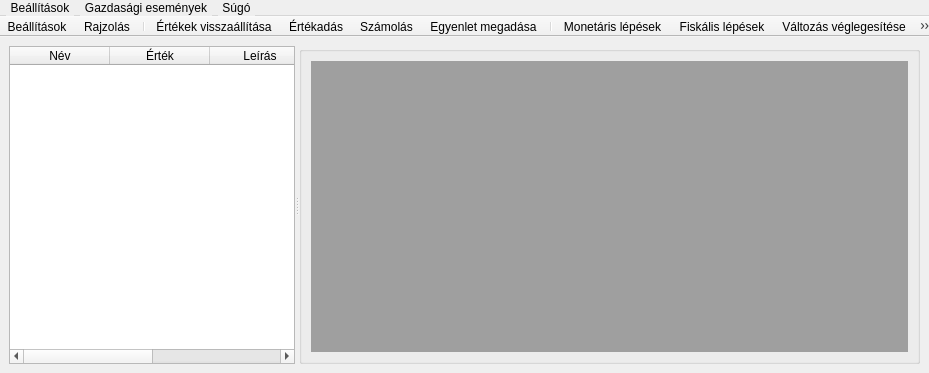
<?xml version="1.0" encoding="UTF-8"?>
<ui version="4.0">
 <class>MainWindow</class>
 <widget class="QMainWindow" name="MainWindow">
  <property name="windowModality">
   <enum>Qt::ApplicationModal</enum>
  </property>
  <property name="geometry">
   <rect>
    <x>0</x>
    <y>0</y>
    <width>929</width>
    <height>373</height>
   </rect>
  </property>
  <property name="windowTitle">
   <string>Economy Displayer</string>
  </property>
  <property name="styleSheet">
   <string notr="true"> QMenu {
     background-color: #ABABAB; /* sets background of the menu */
     border: 1px solid black;
 }

 QMenu::item {
     /* sets background of menu item. set this to something non-transparent
         if you want menu color and menu item color to be different */
     background-color: transparent;
 }

QMenu::item:selected { /* when user selects item using mouse or keyboard */
     background-color: qlineargradient(spread:pad, x1:0, y1:0, x2:0, y2:1, stop:0 rgb(255, 255, 255), stop:1 rgb(189, 189, 189))
 }

QMenuBar {
     background-color: qlineargradient(x1:0, y1:0, x2:0, y2:1,
                                       stop:0 lightgray, stop:1 darkgray);
 }

 QMenuBar::item {
     spacing: 3px; /* spacing between menu bar items */
     padding: 1px 4px;
     background: transparent;
     border-radius: 4px;
 }

 QMenuBar::item:selected { /* when selected using mouse or keyboard */
     background: #a8a8a8;
 }

 QMenuBar::item:pressed {
     background: #888888;
 }

 QToolBar {
     background: qlineargradient(x1:0, y1:0, x2:0, y2:1,
                                       stop:1 lightgray, stop:0 darkgray);
     spacing: 3px; /* spacing between items in the tool bar */
 }

QDialog {
	background: qlineargradient(spread:pad, x1:0, y1:0, x2:0, y2:1, stop:0 		rgba(100, 100, 100, 255), stop:1 rgba(255, 255, 255, 255));
}

QListView, QTreeView{
	background: qlineargradient(spread:pad, x2:0, y2:0, x1:0, y1:1, stop:0 		rgba(100, 100, 100, 100), stop:1 rgba(255, 255, 255, 255));
}
</string>
  </property>
  <widget class="QWidget" name="centralwidget">
   <layout class="QGridLayout" name="gridLayout_2">
    <item row="0" column="0">
     <widget class="QSplitter" name="splitter">
      <property name="sizePolicy">
       <sizepolicy hsizetype="Preferred" vsizetype="Preferred">
        <horstretch>0</horstretch>
        <verstretch>0</verstretch>
       </sizepolicy>
      </property>
      <property name="orientation">
       <enum>Qt::Horizontal</enum>
      </property>
      <property name="opaqueResize">
       <bool>true</bool>
      </property>
      <widget class="QTableWidget" name="valuesTableWidget">
       <property name="styleSheet">
        <string notr="true"/>
       </property>
       <property name="alternatingRowColors">
        <bool>true</bool>
       </property>
       <attribute name="verticalHeaderVisible">
        <bool>false</bool>
       </attribute>
       <column>
        <property name="text">
         <string>Név</string>
        </property>
       </column>
       <column>
        <property name="text">
         <string>Érték</string>
        </property>
       </column>
       <column>
        <property name="text">
         <string>Leírás</string>
        </property>
       </column>
       <column>
        <property name="text">
         <string>Változás</string>
        </property>
       </column>
      </widget>
      <widget class="QGroupBox" name="groupBox">
       <property name="sizePolicy">
        <sizepolicy hsizetype="Preferred" vsizetype="Preferred">
         <horstretch>0</horstretch>
         <verstretch>0</verstretch>
        </sizepolicy>
       </property>
       <property name="title">
        <string/>
       </property>
       <layout class="QGridLayout" name="gridLayout">
        <item row="0" column="0">
         <layout class="QGridLayout" name="mainLayout">
          <item row="0" column="0">
           <widget class="QMdiArea" name="mdi">
            <property name="styleSheet">
             <string notr="true"/>
            </property>
           </widget>
          </item>
         </layout>
        </item>
       </layout>
      </widget>
     </widget>
    </item>
   </layout>
  </widget>
  <widget class="QMenuBar" name="menubar">
   <property name="geometry">
    <rect>
     <x>0</x>
     <y>0</y>
     <width>929</width>
     <height>16</height>
    </rect>
   </property>
   <widget class="QMenu" name="menuBe_ll_t_sok">
    <property name="title">
     <string>Beállítások</string>
    </property>
    <addaction name="actionModul_megnyit_sa"/>
    <addaction name="actionRajzol_s"/>
    <addaction name="action_rt_kad_s"/>
    <addaction name="actionResetVariables"/>
    <addaction name="actionShowNoValue"/>
    <addaction name="separator"/>
    <addaction name="actionTeljes_k_perny_s_m_d"/>
    <addaction name="actionBe_ll_t_sok"/>
    <addaction name="actionKil_p_s"/>
   </widget>
   <widget class="QMenu" name="menuGazdas_gi_esem_nyek">
    <property name="title">
     <string>Gazdasági események</string>
    </property>
    <addaction name="actionMonet_ris_l_p_sek"/>
    <addaction name="actionFisk_lis_l_p_sek"/>
    <addaction name="separator"/>
    <addaction name="actionK_ls_sokkok"/>
   </widget>
   <widget class="QMenu" name="menuSeg_ts_g">
    <property name="title">
     <string>Súgó</string>
    </property>
    <addaction name="actionN_vjegy"/>
    <addaction name="actionQt_n_vjegy"/>
   </widget>
   <addaction name="menuBe_ll_t_sok"/>
   <addaction name="menuGazdas_gi_esem_nyek"/>
   <addaction name="menuSeg_ts_g"/>
  </widget>
  <widget class="QToolBar" name="toolBar">
   <property name="windowTitle">
    <string>toolBar</string>
   </property>
   <property name="movable">
    <bool>false</bool>
   </property>
   <property name="iconSize">
    <size>
     <width>40</width>
     <height>40</height>
    </size>
   </property>
   <property name="toolButtonStyle">
    <enum>Qt::ToolButtonTextUnderIcon</enum>
   </property>
   <property name="floatable">
    <bool>false</bool>
   </property>
   <attribute name="toolBarArea">
    <enum>TopToolBarArea</enum>
   </attribute>
   <attribute name="toolBarBreak">
    <bool>false</bool>
   </attribute>
   <addaction name="actionBe_ll_t_sok"/>
   <addaction name="actionRajzol_s"/>
   <addaction name="separator"/>
   <addaction name="actionResetVariables"/>
   <addaction name="action_rt_kad_s"/>
   <addaction name="actionSz_mol_s"/>
   <addaction name="actionEgyenlet_megad_sa"/>
   <addaction name="separator"/>
   <addaction name="actionMonet_ris_l_p_sek"/>
   <addaction name="actionFisk_lis_l_p_sek"/>
   <addaction name="actionV_ltoz_s_v_gleges_t_se"/>
   <addaction name="actionV_ltoz_s_visszavon_sa"/>
   <addaction name="separator"/>
   <addaction name="actionKil_p_s"/>
  </widget>
  <action name="actionRajzol_s">
   <property name="icon">
    <iconset resource="icons.qrc">
     <normaloff>:/icons/icons/ikon1-ceruza copy.png</normaloff>:/icons/icons/ikon1-ceruza copy.png</iconset>
   </property>
   <property name="text">
    <string>Rajzolás</string>
   </property>
   <property name="toolTip">
    <string>Egyenesek rajzolása</string>
   </property>
   <property name="menuRole">
    <enum>QAction::ApplicationSpecificRole</enum>
   </property>
  </action>
  <action name="action_rt_kad_s">
   <property name="icon">
    <iconset resource="icons.qrc">
     <normaloff>:/icons/icons/ikon11-x copy.png</normaloff>:/icons/icons/ikon11-x copy.png</iconset>
   </property>
   <property name="text">
    <string>Értékadás</string>
   </property>
  </action>
  <action name="actionMonet_ris_l_p_sek">
   <property name="enabled">
    <bool>true</bool>
   </property>
   <property name="icon">
    <iconset resource="icons.qrc">
     <normaloff>:/icons/icons/ikon3-erme copy.png</normaloff>:/icons/icons/ikon3-erme copy.png</iconset>
   </property>
   <property name="text">
    <string>Monetáris lépések</string>
   </property>
  </action>
  <action name="actionFisk_lis_l_p_sek">
   <property name="enabled">
    <bool>true</bool>
   </property>
   <property name="icon">
    <iconset resource="icons.qrc">
     <normaloff>:/icons/icons/ikon5-fp2 copy.png</normaloff>:/icons/icons/ikon5-fp2 copy.png</iconset>
   </property>
   <property name="text">
    <string>Fiskális lépések</string>
   </property>
  </action>
  <action name="actionK_ls_sokkok">
   <property name="enabled">
    <bool>false</bool>
   </property>
   <property name="text">
    <string>Külső sokkok</string>
   </property>
  </action>
  <action name="actionResetVariables">
   <property name="icon">
    <iconset resource="icons.qrc">
     <normaloff>:/icons/icons/ikon6-reset copy.png</normaloff>:/icons/icons/ikon6-reset copy.png</iconset>
   </property>
   <property name="text">
    <string>Értékek visszaállítása</string>
   </property>
   <property name="toolTip">
    <string>Értékek visszaállítása</string>
   </property>
  </action>
  <action name="actionShowNoValue">
   <property name="checkable">
    <bool>true</bool>
   </property>
   <property name="checked">
    <bool>false</bool>
   </property>
   <property name="text">
    <string>null érték látszódik</string>
   </property>
  </action>
  <action name="actionKil_p_s">
   <property name="icon">
    <iconset resource="icons.qrc">
     <normaloff>:/icons/icons/ikon10-exit copy.png</normaloff>:/icons/icons/ikon10-exit copy.png</iconset>
   </property>
   <property name="text">
    <string>Kilépés</string>
   </property>
  </action>
  <action name="actionSz_mol_s">
   <property name="checkable">
    <bool>false</bool>
   </property>
   <property name="icon">
    <iconset resource="icons.qrc">
     <normaloff>:/icons/icons/ikon2-gyok copy.png</normaloff>:/icons/icons/ikon2-gyok copy.png</iconset>
   </property>
   <property name="text">
    <string>Számolás</string>
   </property>
   <property name="toolTip">
    <string>Számolás</string>
   </property>
  </action>
  <action name="actionTeljes_k_perny_s_m_d">
   <property name="checkable">
    <bool>true</bool>
   </property>
   <property name="checked">
    <bool>true</bool>
   </property>
   <property name="text">
    <string>Teljes képernyős mód</string>
   </property>
  </action>
  <action name="actionN_vjegy">
   <property name="text">
    <string>Névjegy</string>
   </property>
  </action>
  <action name="actionQt_n_vjegy">
   <property name="text">
    <string>Qt névjegy</string>
   </property>
  </action>
  <action name="actionV_ltoz_s_v_gleges_t_se">
   <property name="enabled">
    <bool>true</bool>
   </property>
   <property name="icon">
    <iconset resource="icons.qrc">
     <normaloff>:/icons/icons/ikon7-pipa1 copy.png</normaloff>:/icons/icons/ikon7-pipa1 copy.png</iconset>
   </property>
   <property name="text">
    <string>Változás véglegesítése</string>
   </property>
   <property name="toolTip">
    <string>Változás véglegesítése</string>
   </property>
  </action>
  <action name="actionV_ltoz_s_visszavon_sa">
   <property name="enabled">
    <bool>true</bool>
   </property>
   <property name="icon">
    <iconset resource="icons.qrc">
     <normaloff>:/icons/icons/ikon8-vissza copy.png</normaloff>:/icons/icons/ikon8-vissza copy.png</iconset>
   </property>
   <property name="text">
    <string>Változás visszavonása</string>
   </property>
   <property name="toolTip">
    <string>Változás visszavonása</string>
   </property>
  </action>
  <action name="actionBe_ll_t_sok">
   <property name="icon">
    <iconset resource="icons.qrc">
     <normaloff>:/icons/icons/ikon9-options copy.png</normaloff>:/icons/icons/ikon9-options copy.png</iconset>
   </property>
   <property name="text">
    <string>Beállítások</string>
   </property>
  </action>
  <action name="actionEgyenlet_megad_sa">
   <property name="icon">
    <iconset resource="icons.qrc">
     <normaloff>:/icons/icons/ikon5-ygx copy.png</normaloff>:/icons/icons/ikon5-ygx copy.png</iconset>
   </property>
   <property name="text">
    <string>Egyenlet megadása</string>
   </property>
  </action>
  <action name="actionModul_megnyit_sa">
   <property name="text">
    <string>Modul megnyitása</string>
   </property>
  </action>
 </widget>
 <resources>
  <include location="icons.qrc"/>
 </resources>
 <connections>
  <connection>
   <sender>actionKil_p_s</sender>
   <signal>triggered(bool)</signal>
   <receiver>MainWindow</receiver>
   <slot>close()</slot>
   <hints>
    <hint type="sourcelabel">
     <x>-1</x>
     <y>-1</y>
    </hint>
    <hint type="destinationlabel">
     <x>378</x>
     <y>163</y>
    </hint>
   </hints>
  </connection>
  <connection>
   <sender>actionSz_mol_s</sender>
   <signal>triggered(bool)</signal>
   <receiver>MainWindow</receiver>
   <slot>calculate()</slot>
   <hints>
    <hint type="sourcelabel">
     <x>-1</x>
     <y>-1</y>
    </hint>
    <hint type="destinationlabel">
     <x>378</x>
     <y>163</y>
    </hint>
   </hints>
  </connection>
  <connection>
   <sender>actionTeljes_k_perny_s_m_d</sender>
   <signal>triggered(bool)</signal>
   <receiver>MainWindow</receiver>
   <slot>setFullscreenMode(bool)</slot>
   <hints>
    <hint type="sourcelabel">
     <x>-1</x>
     <y>-1</y>
    </hint>
    <hint type="destinationlabel">
     <x>378</x>
     <y>163</y>
    </hint>
   </hints>
  </connection>
  <connection>
   <sender>actionV_ltoz_s_visszavon_sa</sender>
   <signal>triggered(bool)</signal>
   <receiver>MainWindow</receiver>
   <slot>undoPolicy()</slot>
   <hints>
    <hint type="sourcelabel">
     <x>-1</x>
     <y>-1</y>
    </hint>
    <hint type="destinationlabel">
     <x>378</x>
     <y>163</y>
    </hint>
   </hints>
  </connection>
 </connections>
 <slots>
  <slot>calculate()</slot>
  <slot>setFullscreenMode(bool)</slot>
  <slot>undoPolicy()</slot>
  <slot>finalizePolicy()</slot>
 </slots>
</ui>
